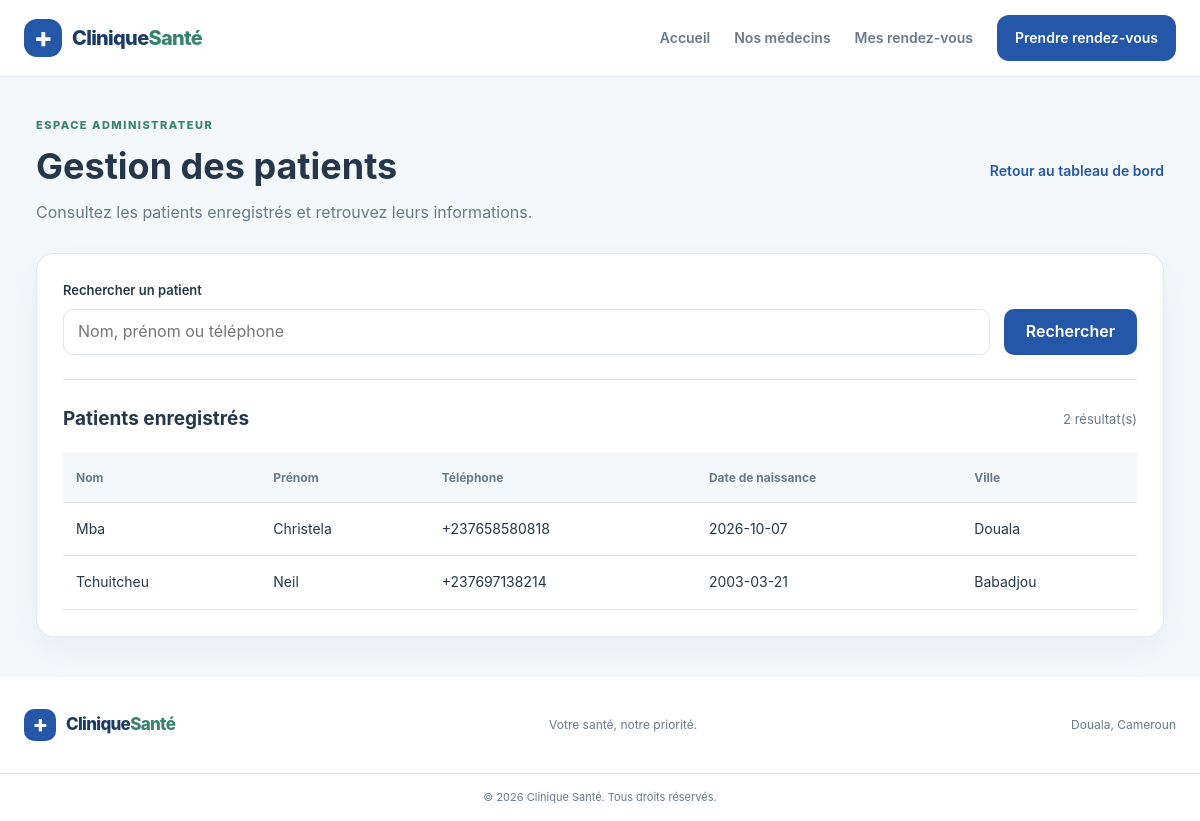
The page /admin/patients (signed in) on the database as committed earlier.
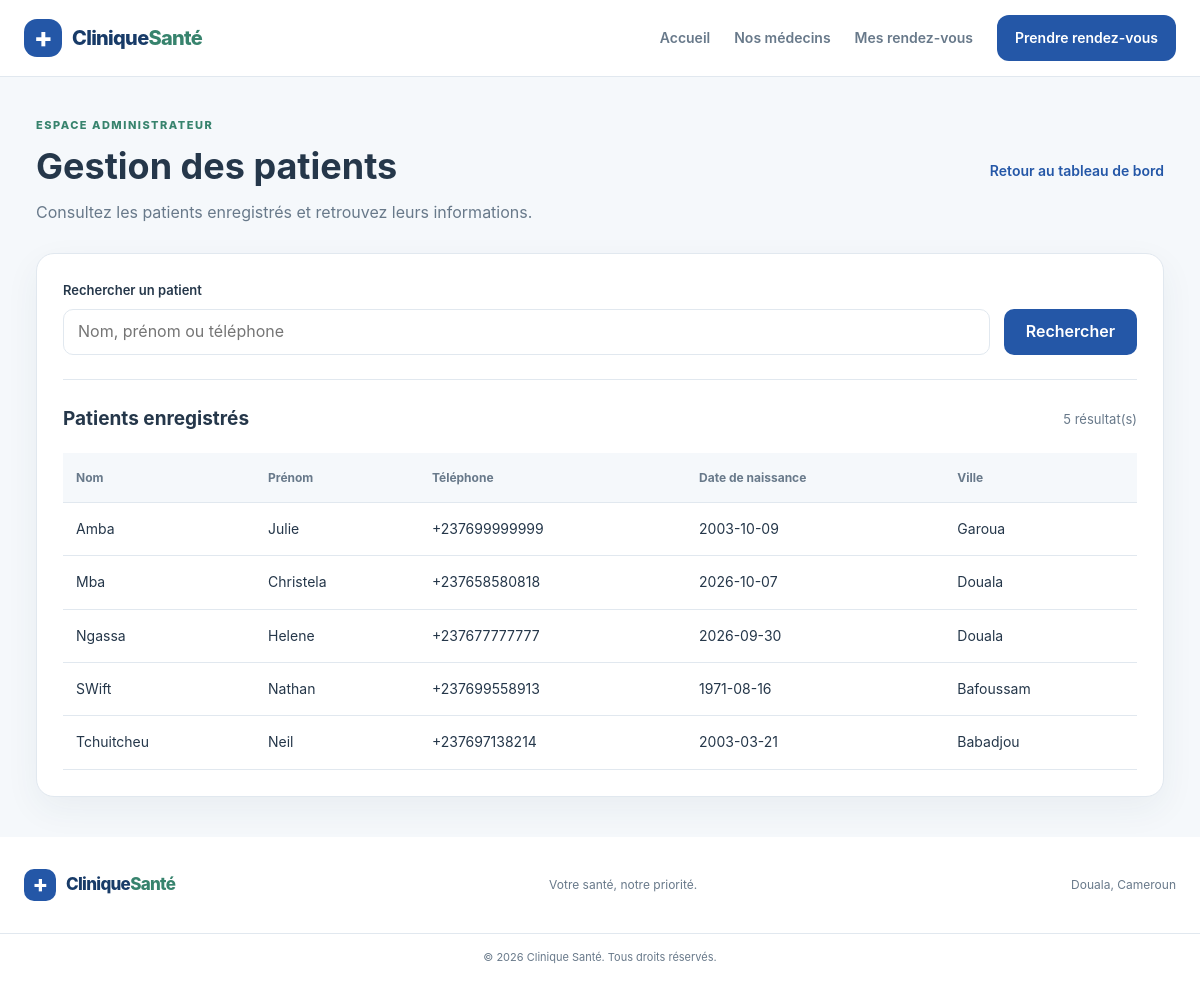
The same page on the database as committed later.
### tables this page shows
CREATE TABLE patients (
    id INTEGER PRIMARY KEY AUTOINCREMENT,
    nom TEXT NOT NULL,
    prenom TEXT NOT NULL,
    telephone TEXT NOT NULL UNIQUE,
    date_naissance TEXT NOT NULL,
    ville TEXT NOT NULL
, date_creation TEXT);

### app.py (the view)
@app.route("/admin/patients")
@administrateur_requis
def liste_patients():
    connexion = get_db()
    recherche = request.args.get("q", "").strip()
    if recherche:
        terme = f"%{recherche}%"
        patients = connexion.execute(
            """
            SELECT id, nom, prenom, telephone, date_naissance, ville
            FROM patients
            WHERE nom LIKE ?
               OR prenom LIKE ?
               OR telephone LIKE ?
            ORDER BY nom, prenom
            """,
            (terme, terme, terme),
        ).fetchall()
    else:
        patients = connexion.execute(
            """
            SELECT id, nom, prenom, telephone, date_naissance, ville
            FROM patients
            ORDER BY nom, prenom
            """
        ).fetchall()
    return render_template(
        "admin/patients.html",
        patients=patients,
        recherche=recherche,
    )

### app.py (called while the page is built)
def administrateur_requis(fonction):
    @wraps(fonction)
    def fonction_protegee(*args, **kwargs):
        if "administrateur_id" not in session:
            return redirect(url_for("connexion_admin"))
        return fonction(*args, **kwargs)
    return fonction_protegee

@app.teardown_appcontext
def fermer_connexion(exception=None):
    connexion = g.pop("connexion", None)
    if connexion is not None:
        connexion.close()

### database/db.py (called while the page is built)
def get_db():
    if "connexion" not in g:
        g.connexion = sqlite3.connect(CHEMIN_BASE)
        g.connexion.row_factory = sqlite3.Row
        g.connexion.execute("PRAGMA foreign_keys = ON")
    return g.connexion

### templates/admin/patients.html (shortened to what this page needs)
 {% extends "base.html" %}
{% block content %}
<section class="admin-patients-page">
    <div class="admin-patients-header">
        <div>
            <p class="admin-patients-eyebrow">ESPACE ADMINISTRATEUR</p>
            <h1>Gestion des patients</h1>
            <p class="admin-patients-description">
                Consultez les patients enregistrés et retrouvez leurs informations.
            </p>
        </div>
        <a class="admin-patients-back" href="{{ url_for('tableau_de_bord') }}">
            Retour au tableau de bord
        </a>
    </div>
    <div class="admin-patients-panel">
        <form method="GET" action="{{ url_for('liste_patients') }}"
              class="admin-patients-search">
            <div class="admin-patients-search-field">
                <label for="recherche-patient">Rechercher un patient</label>
                <input
                    type="search"
                    id="recherche-patient"
                    name="q"
                    value="{{ recherche }}"
                    placeholder="Nom, prénom ou téléphone"
                >
            </div>
            <button type="submit" class="admin-patients-button">
                Rechercher
            </button>
        </form>
        <div class="admin-patients-summary">
            <h2>Patients enregistrés</h2>
            <span>{{ patients|length }} résultat(s)</span>
        </div>
        {% if patients %}
            <div class="admin-patients-table-wrap">
                <table class="admin-patients-table">
                    <thead>
                        <tr>
                            <th>Nom</th>
                            <th>Prénom</th>
                            <th>Téléphone</th>
                            <th>Date de naissance</th>
                            <th>Ville</th>
                        </tr>
                    </thead>
                    <tbody>
                        {% for patient in patients %}
                            <tr>
                                <td>{{ patient["nom"] }}</td>
                                <td>{{ patient["prenom"] }}</td>
                                <td>{{ patient["telephone"] }}</td>
                                <td>{{ patient["date_naissance"] }}</td>
                                <td>{{ patient["ville"] }}</td>
                            </tr>
                        {% endfor %}
                    </tbody>
                </table>
            </div>
        {% endif %}
    </div>
</section>
{% endblock %}

### templates/base.html (shortened to what this page needs)
<!DOCTYPE html>
<html lang="fr">
<head>
    <link rel="stylesheet" href="{{ url_for('static', filename='css/style.css') }}">
</head>
<body>
    <header class="site-header">
        <nav class="navbar container" aria-label="Navigation principale">
            <a class="brand" href="{{ url_for('accueil') }}">
                <span class="brand-mark" aria-hidden="true">+</span>
                <span>Clinique<span class="brand-accent">Santé</span></span>
            </a>
            <div class="nav-links" id="nav-links">
                <a href="{{ url_for('accueil') }}">Accueil</a>
                <a href="{{ url_for('medecins') }}">Nos médecins</a>
                <a href="{{ url_for('mes_rendez_vous') }}">Mes rendez-vous</a>
                <a class="nav-button" href="{{ url_for('medecins') }}">
                    Prendre rendez-vous
                </a>
            </div>
        </nav>
    </header>
    <main>
        {% block content %}{% endblock %}
    </main>
    <footer class="site-footer">
        <div class="container footer-content">
            <a class="brand footer-brand" href="{{ url_for('accueil') }}">
                <span class="brand-mark" aria-hidden="true">+</span>
                <span>Clinique<span class="brand-accent">Santé</span></span>
            </a>
            <p>Votre santé, notre priorité.</p>
            <p class="footer-location">Douala, Cameroun</p>
        </div>
        <div class="footer-bottom">
            <p>&copy; 2026 Clinique Santé. Tous droits réservés.</p>
        </div>
    </footer>
</body>
</html>

Rows that differ between the two databases and show on the page:
added patients: nom "Amba", prenom "Julie", telephone "+237699999999", date_naissance "2003-10-09", ville "Garoua"
added patients: nom "Ngassa", prenom "Helene", telephone "+237677777777", date_naissance "2026-09-30", ville "Douala"
added patients: nom "SWift", prenom "Nathan", telephone "+237699558913", date_naissance "1971-08-16", ville "Bafoussam"
Other text that changed with them:
{{ patients|length }}: "2" → "5"
